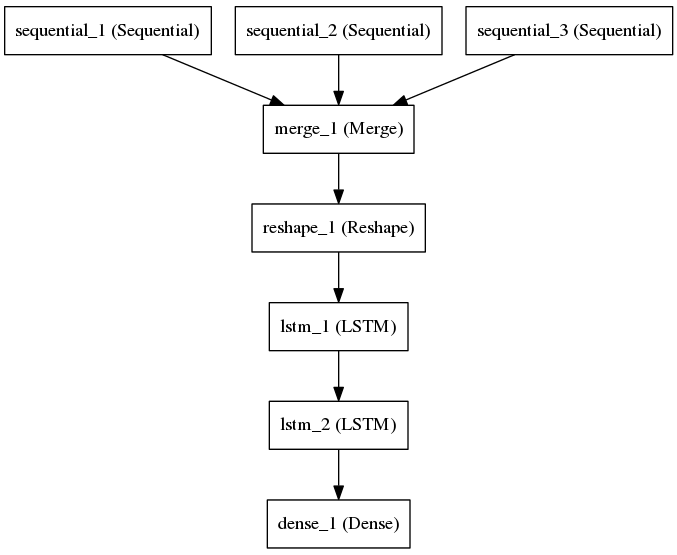

Here is the Python script that generated this plot:
import argparse
import lasagne
import theano
import time
import os
import gc
import h5py
import math
import sys
import pdb
import json
import keras
import itertools

# Add Keras dependencies.
from keras.preprocessing.sequence import pad_sequences
from keras.utils import np_utils

from keras.callbacks import Callback
from keras.callbacks import ModelCheckpoint
from keras.engine.topology import Merge
from keras.layers.convolutional import Convolution1D, Convolution2D
from keras.layers.core import Dense, Activation, Dropout, Permute, Reshape
from keras.layers.noise import GaussianNoise
from keras.layers.pooling import MaxPooling1D
from keras.layers.recurrent import LSTM, GRU
from keras.layers.wrappers import TimeDistributed
from keras.models import Sequential, model_from_json
from keras.regularizers import l2, activity_l2

import pandas as pd
from pandas import Series
import numpy as np
import cPickle as cp
import pandas as pd
from sklearn.utils.class_weight import compute_class_weight

# Cannot plot requires pyGTK

from sliding_window import sliding_window
from data_loader import DataLoader
from batch_generator import BatchGenerator
from sliding_window_generator import SlidingWindowGenerator

# Hardcoded number of sensor channels employed in the OPPORTUNITY challenge
NB_SENSOR_CHANNELS = 148

# Number filters convolutional layers
NUM_FILTERS = 64

# Size filters convolutional layers
FILTER_SIZE = 3

# Number of unit in the long short-term recurrent layers
NUM_UNITS_LSTM = 128

# Name of the file used to cache the data created.
CACHE_DATA_FILE_NAME = 'dclstm_ss3_data_148.h5'

# Global config for settings.
config = {}

def get_confusion_matrix_one_hot(model_results, truth):
  '''
  model_results and truth should be for one-hot format, i.e, have >= 2 columns,
  where truth is 0/1, and max along each row of model_results is model result
  '''
  assert model_results.shape == truth.shape
  num_outputs = truth.shape[1]
  confusion_matrix = np.zeros((num_outputs, num_outputs), dtype=np.int32)
  predictions = np.argmax(model_results,axis=1)
  assert len(predictions)==truth.shape[0]

  for actual_class in range(num_outputs):
    idx_examples_this_class = truth[:,actual_class]==1
    prediction_for_this_class = predictions[idx_examples_this_class]
    for predicted_class in range(num_outputs):
      count = np.sum(prediction_for_this_class==predicted_class)
      confusion_matrix[actual_class, predicted_class] = count
  assert np.sum(confusion_matrix)==len(truth)
  assert np.sum(confusion_matrix)==np.sum(truth)
  return confusion_matrix

def get_stats_conf_matrix(conf):
  precision = np.zeros(conf.shape[0])
  recall, f1_score = np.zeros(conf.shape[0]), np.zeros(conf.shape[0])

  for i in xrange(conf.shape[0]):
    # Adding epsilon to avoid diving by 0 issue.
    # correctly predicted / actual_in_class
    recall[i] = float(conf[i, i])/(np.sum(conf[i,:])+0.001)
    # correctlly predicted / total_predicted_in_class
    precision[i] = float(conf[i, i])/(np.sum(conf[:,i])+0.001)
    f1_score[i] = (2.0*recall[i]*precision[i])/(recall[i] + precision[i])

  wt_precision, wt_recall, wt_f1 = 0, 0, 0
  weights, total_weight = np.sum(conf, 0), np.sum(conf)
  for i in xrange(conf.shape[0]):
    wt_precision += float(weights[i]*precision[i])/total_weight
    wt_recall += float(weights[i]*recall[i])/total_weight
    wt_f1 += float(weights[i]*f1_score[i])/total_weight

  return (precision, recall, f1_score), (wt_precision, wt_recall, wt_f1)

def get_file_stats():
  fdir = '../openface_data/face_gestures/dataseto_text'
  d = {}

  for npfile in os.listdir(fdir):
    if npfile.endswith("_static.mp4.txt.h5"):
      hf = h5py.File(fdir + "/" + npfile,'r')
      a = np.array(hf.get('annotations'))
      f = np.array(hf.get('features'))
      X_file, y_file = process_data(f, a)
      print 'File: {}'.format(npfile)
      total_cnt = 0
      d[npfile] = [0]*NUM_CLASSES
      for i in range(NUM_CLASSES):
        d[npfile][i] = np.sum(y_file == i)

  for (file, gest_counts) in d.iteritems():
    sys.stdout.write('File: {}, Gestures: '.format(file))
    for i in xrange(NUM_CLASSES):
      sys.stdout.write('{} '.format(d[file][i]))
    sys.stdout.write('\n')
  sys.stdout.flush()
  return d

def opp_sliding_window(data_x, data_y, ws, ss):
  data_x = sliding_window(data_x,(ws,data_x.shape[1]),(ss,1))
  data_y = np.asarray([[i[-1]] for i in sliding_window(data_y,ws,ss)])
  return data_x.astype(np.float32), data_y.reshape(len(data_y)).astype(np.uint8)

def reshape_input(X_train, y_train, X_test, y_test):
  """
  Data is reshaped since the input of the network is a 4-D tensor.
  """
  if not config[USE_SIMPLE_LSTM]:
    X_test = X_test.reshape((-1, 1, SLIDING_WINDOW_LENGTH, NB_SENSOR_CHANNELS))
    X_train = X_train.reshape((-1, 1, SLIDING_WINDOW_LENGTH,
      NB_SENSOR_CHANNELS))
  # We also need to reformat y to choose the target symbol.
  # DeepConvLSTM chooses the last time step symbol let's do that
  # y_train = y_train.reshape((-1, SLIDING_WINDOW_LENGTH))
  #y_test = y_test.reshape((-1, SLIDING_WINDOW_LENGTH))
  #y_train = y_train[:, -1]
  #y_test = y_test[:, -1]
  return X_train, y_train, X_test, y_test

def get_lstm_model(X_train, y_train, X_test, y_test):
    """
    Creates a simple LSTM model for the training data
    """
    net = {}
    net['input'] = lasagne.layers.InputLayer((BATCH_SIZE,
      SLIDING_WINDOW_LENGTH, NB_SENSOR_CHANNELS))
    batchsize, seqlen, _ = net['input'].input_var.shape
    net['lstm1'] = lasagne.layers.LSTMLayer(net['input'], NUM_UNITS_LSTM)
    net['dropout'] = lasagne.layers.DropoutLayer(net['lstm1'], 0.3)
    net['shp1'] = lasagne.layers.ReshapeLayer(net['dropout'],
            (-1, NUM_UNITS_LSTM))
    # TODO(Mohit): See what happens when using a softmax layer after dense
    # net['prob'] = lasagne.layers.DenseLayer(net['shp1'], NUM_CLASSES+1,
    # nonlinearity=lasagne.nonlinearities.softmax)

    # lasagne.nonlinearities.linear gives nan
    net['prob'] = lasagne.layers.DenseLayer(net['shp1'], NUM_CLASSES+1,
            nonlinearity=lasagne.nonlinearities.softmax)

    # Tensors reshaped back to the original shape
    net['shp2'] = lasagne.layers.ReshapeLayer(net['prob'],
        (BATCH_SIZE, SLIDING_WINDOW_LENGTH, NUM_CLASSES+1))
    print net['shp2'].output_shape

    # Last sample in the sequence is considered
    net['output'] = lasagne.layers.SliceLayer(net['shp2'], -1, 1)
    print net['output'].output_shape

    return net

def get_model(X_train, y_train, X_test, y_test):
  """
  Creates the network for the model and returns it.
  """
  net = {}
  net['input'] = lasagne.layers.InputLayer((BATCH_SIZE, 1,
      SLIDING_WINDOW_LENGTH, NB_SENSOR_CHANNELS))
  net['conv1/5x1'] = lasagne.layers.Conv2DLayer(net['input'],
      NUM_FILTERS, (FILTER_SIZE, 1))
  net['conv2/5x1'] = lasagne.layers.Conv2DLayer(net['conv1/5x1'],
      NUM_FILTERS, (FILTER_SIZE, 1))
  net['conv3/5x1'] = lasagne.layers.Conv2DLayer(net['conv2/5x1'],
      NUM_FILTERS, (FILTER_SIZE, 1))
  net['conv4/5x1'] = lasagne.layers.Conv2DLayer(net['conv3/5x1'],
      NUM_FILTERS, (FILTER_SIZE, 1))
  net['shuff'] = lasagne.layers.DimshuffleLayer(net['conv4/5x1'], (0, 2, 1, 3))
  net['lstm1'] = lasagne.layers.LSTMLayer(net['shuff'], NUM_UNITS_LSTM)
  net['lstm2'] = lasagne.layers.LSTMLayer(net['lstm1'], NUM_UNITS_LSTM)
  # In order to connect a recurrent layer to a dense layer, it is necessary to
  # flatten the first two dimensions to cause each time step of each sequence
  # to be processed independently (see Lasagne docs for further information)
  net['shp1'] = lasagne.layers.ReshapeLayer(net['lstm2'], (-1, NUM_UNITS_LSTM))
  net['prob'] = lasagne.layers.DenseLayer(net['shp1'], NUM_CLASSES+1,
      nonlinearity=lasagne.nonlinearities.softmax)

  print("shape before reshaping: " + \
      str(lasagne.layers.get_output_shape(net['prob'])))

  # Tensors reshaped back to the original shape
  net['shp2'] = lasagne.layers.ReshapeLayer(net['prob'],
      (BATCH_SIZE, FINAL_SEQUENCE_LENGTH, NUM_CLASSES+1))

  # Last sample in the sequence is considered
  net['output'] = lasagne.layers.SliceLayer(net['shp2'], -1, 1)
  return net


class PrintCheckPointStats(Callback):

  def __init__(self, X_val, y_val):
    super(PrintCheckPointStats, self).__init__()
    self.X = X_val
    self.y = y_val

  def on_epoch_end(self, epoch, logs={}):
    predicted = self.model.predict(self.X, batch_size=700)
    conf = get_confusion_matrix_one_hot(predicted, self.y)

    # Print to the console just for the sake of it
    opt = np.get_printoptions()
    np.set_printoptions(threshold='nan')
    print('===== Confusion matrix =====')
    print(conf)
    np.set_printoptions(**opt)

def get_16_to_1_model():
  num_features = 52
  model = Sequential()
  model.add(TimeDistributed(Convolution1D(128, 3, border_mode='valid'), 
    input_shape=(config['win_len'], 16, num_features)))
  model.add(TimeDistributed(Activation('relu')))
  model.add(TimeDistributed(Convolution1D(128, 3, border_mode='valid')))
  model.add(TimeDistributed(Activation('relu')))
  model.add(TimeDistributed(Convolution1D(128, 3, border_mode='valid')))
  model.add(TimeDistributed(Activation('relu')))
  model.add(TimeDistributed(MaxPooling1D(2)))
  model.add(TimeDistributed(Convolution1D(128, 3, border_mode='valid')))
  model.add(TimeDistributed(Activation('relu')))
  model.add(TimeDistributed(Convolution1D(64, 3, border_mode='valid')))
  model.add(TimeDistributed(Activation('relu')))
  return model

def get_32_to_1_model():
  num_features = 52
  model = Sequential()
  model.add(TimeDistributed(Convolution1D(128, 3, border_mode='valid'), 
    input_shape=(config['win_len'], 32, num_features)))
  model.add(TimeDistributed(Activation('relu')))
  model.add(TimeDistributed(Convolution1D(128, 3, border_mode='valid')))
  model.add(TimeDistributed(MaxPooling1D(2)))
  model.add(TimeDistributed(Convolution1D(256, 3, border_mode='valid')))
  model.add(TimeDistributed(Activation('relu')))
  model.add(TimeDistributed(Convolution1D(256, 3, border_mode='valid')))
  model.add(TimeDistributed(Activation('relu')))
  model.add(TimeDistributed(MaxPooling1D(2)))
  model.add(TimeDistributed(Convolution1D(128, 3, border_mode='valid')))
  model.add(TimeDistributed(Activation('relu')))
  model.add(TimeDistributed(Convolution1D(64, 3, border_mode='valid')))
  model.add(TimeDistributed(Activation('relu')))
  return model

def get_64_to_1_model():
  num_features = 52
  model = Sequential()
  model.add(TimeDistributed(Convolution1D(128, 3, border_mode='valid'), 
    input_shape=(config['win_len'], 64, num_features))) 
  model.add(TimeDistributed(Activation('relu')))
  model.add(TimeDistributed(Convolution1D(128, 3, border_mode='valid')))
  model.add(TimeDistributed(Activation('relu')))
  model.add(TimeDistributed(MaxPooling1D(2)))
  model.add(TimeDistributed(Convolution1D(256, 3, border_mode='valid')))
  model.add(TimeDistributed(Activation('relu')))
  model.add(TimeDistributed(Convolution1D(256, 3, border_mode='valid')))
  model.add(TimeDistributed(Activation('relu')))
  model.add(TimeDistributed(MaxPooling1D(2)))
  model.add(TimeDistributed(Convolution1D(128, 3, border_mode='valid')))
  model.add(TimeDistributed(Activation('relu')))
  model.add(TimeDistributed(Convolution1D(64, 3, border_mode='valid')))
  model.add(TimeDistributed(Activation('relu')))
  model.add(TimeDistributed(MaxPooling1D(2)))
  model.add(TimeDistributed(Convolution1D(64, 4, border_mode='valid')))
  model.add(TimeDistributed(Activation('relu')))
  return model

def get_multi_conv_model():
  model_16_to_1 = get_16_to_1_model()
  model_32_to_1 = get_32_to_1_model()
  model_64_to_1 = get_64_to_1_model()
  print(model_16_to_1.output_shape)
  print(model_32_to_1.output_shape)
  print(model_64_to_1.output_shape)
  merged = Merge([model_16_to_1, model_32_to_1, model_64_to_1], mode='ave')
  final_model = Sequential()
  final_model.add(merged)
  final_model.add(Reshape((config['win_len'], 64)))
  final_model.add(LSTM(64, return_sequences=True))
  final_model.add(LSTM(64))
  final_model.add(Dense(config['num_classify'], W_regularizer=l2(0.01)))
  return final_model

def get_keras_conv_lstm_model():
  """
  Returns a keras model that can be compiled and used to fit some training
  data while cross-validating against cross-validation data.
  """
  model = Sequential()
  in_neurons = NB_SENSOR_CHANNELS
  middle_neurons = 128
  if config[USE_ONE_VS_ALL]:
    out_neurons = 2
  else:
    out_neurons = NUM_CLASSES
  hidden_neurons = 256

  # The first argument is the sliding window length.
  model.add(Convolution1D(512, 3, border_mode='same',
    input_shape=(SLIDING_WINDOW_LENGTH, NB_SENSOR_CHANNELS)))
  model.add(Activation('relu'))
  model.add(MaxPooling1D(2))
  model.add(Convolution1D(256, 3, border_mode='same'))
  model.add(Activation('relu'))
  model.add(MaxPooling1D(2))
  model.add(Convolution1D(128, 3, border_mode='same'))
  model.add(Activation('relu'))
  model.add(MaxPooling1D(2))
  model.add(Flatten())
  # model.add(LSTM(hidden_neurons, dropout_W=0.3, return_sequences=False))
  # model.add(Dropout(.5))
  # model.add(LSTM(hidden_neurons, input_shape=(SLIDING_WINDOW_LENGTH,
  #  in_neurons)))
  model.add(Dense(1024, W_regularizer=l2(0.01)))
  model.add(Dropout(0.3))
  model.add(Dense(out_neurons, W_regularizer=l2(0.01)))
  model.add(Activation("softmax"))
  return model


def get_keras_model():
  """
  Returns a keras model that can be compiled and used to fit some training
  data while cross-validating against cross-validation data.
  """
  model = Sequential()
  in_neurons = 52 
  middle_neurons = 128
  if config[USE_ONE_VS_ALL]:
    out_neurons = 5
  else:
    out_neurons = NUM_CLASSES
    # out_neurons = 5
  hidden_neurons = 128

  model.add(Masking(mask_value=0., input_shape=(SLIDING_WINDOW_LENGTH, in_neurons)))
  model.add(Bidirectional(LSTM(hidden_neurons, dropout_W=0.3, dropout_U=0.3, return_sequences=True)))
  model.add(Bidirectional(LSTM(hidden_neurons, dropout_W=0.5, dropout_U=0.3, return_sequences=True)))
  model.add(Bidirectional(LSTM(hidden_neurons, dropout_W=0.5, dropout_U=0.3, return_sequences=False)))
  # model.add(TimeDistributed(AveragePooling1D(hidden_neurons)))
  #model.add(Dropout(.5))
  #model.add(LSTM(hidden_neurons, input_shape=(SLIDING_WINDOW_LENGTH,
  #  in_neurons)))
  model.add(Dense(middle_neurons, W_regularizer=l2(0.01)))
  model.add(Activation('relu'))
  model.add(Dropout(0.3))
  model.add(Dense(out_neurons, W_regularizer=l2(0.01)))
  model.add(Activation("softmax"))
# model.add(Activation("linear"))
  return model


from theano.compile.nanguardmode import NanGuardMode

def compile_model(net):
  """
  Compile the network using appropriate loss functions and target variables.
  Returns the compiled train function and test function.
  """
  # Prepare Theano variables for inputs and targets
  target_var = T.ivector('targets')
  # target_var = T.vector('targets') # Theano requires an ivector

  # Create a loss expression for training, i.e., a scalar objective we want
  # to minimize (for our multi-class problem, it is the cross-entropy loss):
  prediction = lasagne.layers.get_output(net['output'])
  loss = lasagne.objectives.categorical_crossentropy(prediction, target_var)
  loss = loss.mean()

  # We could add some weight decay as well here, see lasagne.regularization.
  # TODO(Mohit): Add L2/Dropout regularization on all weights.
  # reg_params = lasagne.layers.get_all_params(net['output'],regularizable=True)


  # Create update expressions for training, i.e., how to modify the
  # parameters at each training step. Here, we'll use Stochastic Gradient
  # Descent (SGD) with Nesterov momentum, but Lasagne offers plenty more.
  params = lasagne.layers.get_all_params(net['output'], trainable=True)

  print("Computing updates ...")
  # TODO(Mohit): Use Adagrad maybe?
  updates = lasagne.updates.nesterov_momentum(loss, params,
      learning_rate=0.01, momentum=0.9)

  # Create a loss expression for validation/testing. The crucial difference
  # here is that we do a deterministic forward pass through the network,
  # disabling dropout layers.
  test_prediction = lasagne.layers.get_output(net['output'],
      deterministic=True)
  test_loss = lasagne.objectives.categorical_crossentropy(test_prediction,
      target_var)
  test_loss = test_loss.mean()
  # As a bonus, also create an expression for the classification accuracy:
  test_acc = T.mean(T.eq(T.argmax(test_prediction, axis=1), target_var),
      dtype=theano.config.floatX)

  # Compile a function performing a training step on a mini-batch (by giving
  # the updates dictionary) and returning the corresponding training loss:
  print("Compiling functions ...")
  train_fn = theano.function([net['input'].input_var, target_var],
      [loss, prediction], updates=updates,
      #mode=NanGuardMode(nan_is_error=True, inf_is_error=True, big_is_error=True)
      )

  print('===== DEBUG INFO =====')
  #theano.printing.debugprint(train_fn)
  print('===== END =====')

  # Compile a second function computing the validation loss and accuracy:
  val_fn = theano.function([net['input'].input_var, target_var],
      [test_loss, test_acc, test_prediction])

  return train_fn, val_fn

# ############################# Batch iterator ###############################
# This is just a simple helper function iterating over training data in
# mini-batches of a particular size, optionally in random order. It assumes
# data is available as numpy arrays. For big datasets, you could load numpy
# arrays as memory-mapped files (np.load(..., mmap_mode='r')), or write your
# own custom data iteration function. For small datasets, you can also copy
# them to GPU at once for slightly improved performance. This would involve
# several changes in the main program, though, and is not demonstrated here.
# Notice that this function returns only mini-batches of size `batchsize`.
# If the size of the data is not a multiple of `batchsize`, it will not
# return the last (remaining) mini-batch.

def iterate_minibatches(inputs, targets, batchsize, shuffle=False):
  assert len(inputs) == len(targets)
  if shuffle:
    indices = np.arange(len(inputs))
    np.random.shuffle(indices)
  for start_idx in range(0, len(inputs) - batchsize + 1, batchsize):
    if shuffle:
      excerpt = indices[start_idx:start_idx + batchsize]
    else:
      excerpt = slice(start_idx, start_idx + batchsize)
    yield inputs[excerpt], targets[excerpt]

def count_correct_gestures(pred, target, count_none=False):
  """
  Returns the count of non-zero gestures that were predicted accurately.
  """
  pred_gesture = np.argmax(pred, axis=1)
  # None Gestures which were marked correctly should be removed from calc.
  pred_gesture[pred_gesture==0] = -1
  correct_count = np.sum(pred_gesture == target)
  total_count = np.sum(target != 0)
  return correct_count, total_count

def train_model(X_train, y_train, X_test, y_test, net, train_fn, val_fn):
  use_cached_epoch = config.get(USE_CACHED_EPOCH, False)

  # Finally, launch the training loop.
  train_err_hist, val_err_hist = [], []
  val_acc_hist = []
  loading = 0
  print("Starting training...")
  # We iterate over epochs:
  for epoch in range(NUM_EPOCHS):
    if use_cached_epoch and os.path.isfile('model_ss3.'+str(epoch+1)+'.npz'):
      print("Epoch {} already exists".format(epoch+1))
      f = np.load('model_ss3.'+str(epoch+1)+'.npz')
      param_values = [f['arr_%d' % i] for i in range(len(f.files))]
      lasagne.layers.set_all_param_values(net['output'], param_values)
    else:
      # In each epoch, we do a full pass over the training data:
      train_err = 0
      train_batches = 0
      start_time = time.time()
      for batch in iterate_minibatches(X_train, y_train, BATCH_SIZE,
          shuffle=True):
        inputs, targets = batch
        err, output_pred = train_fn(inputs, targets)
        train_err += err
        train_batches += 1

      train_err_hist.append(train_err)
      print("Epoch {} took {:.3f}s tloss:\t\t{:.6f}".format(
        epoch + 1,
        time.time() - start_time,
        train_err / train_batches))
      # Save training error history to file
      with open('train_hist_convlstm_centered.txt', 'w') as train_hist_file:
        for err in train_err_hist:
          train_hist_file.write('{0:.3f}\n'.format(err))

      #dump the network weights to a file:
      np.savez('model_ss3.'+str(epoch+1)+'.npz',
          *lasagne.layers.get_all_param_values(net['output']))

    # Do a full pass over the validation data:
    # (Mohit) This is not really validation data. We shouldn't be using X_test
    # at all during staging. Implement k-fold validation.
    val_err = 0
    val_acc = 0
    val_batches = 0
    val_correct_gestures = 0
    val_total_gestures = 0
    for batch in iterate_minibatches(X_test, y_test, BATCH_SIZE, shuffle=False):
      inputs, targets = batch
      err, acc, pred = val_fn(inputs, targets)
      correct_gestures, total_gestures = count_correct_gestures(pred, targets)
      val_correct_gestures += correct_gestures
      val_total_gestures += total_gestures
      val_err += err
      val_acc += acc
      val_batches += 1

    # Then we print the results for this epoch:
    print "Epoch {}\tvloss:{:.6f}\tvacc:{:.2f}%\tvgest_acc:{:.2f}%".format(
      epoch + 1, val_err / val_batches, val_acc / val_batches * 100,
      (val_correct_gestures*100.0)/val_total_gestures)
    val_err_hist.append([val_err, val_correct_gestures, val_total_gestures])
    val_acc_hist.append(val_acc)
    # Save training error history to file
    with open('val_hist_convlstm_centered.txt', 'w') as val_hist_file:
      for err in val_err_hist:
        val_hist_file.write('{0:.3f}, {1}, {2}\n'.format(err[0], err[1],
          err[2]))


  return train_err_hist, val_err_hist, val_acc_hist

def test_model(X_test, y_test, net):
  # Compilation of theano functions
  # Obtaining the probability distribution over classes
  test_prediction = lasagne.layers.get_output(net['output'],
      deterministic=True)
  # Returning the predicted output for the given minibatch
  test_fn = theano.function([ net['input'].input_var],
      [T.argmax(test_prediction, axis=1)])

  # Classification of the testing data
  print("Process {0} instances in mini-batches of {1}".format(X_test.shape[0],
    BATCH_SIZE))
  test_pred = np.empty((0))
  test_true = np.empty((0))
  start_time = time.time()
  for batch in iterate_minibatches(X_test, y_test, BATCH_SIZE):
    inputs, targets = batch
    y_pred, = test_fn(inputs)
    test_pred = np.append(test_pred, y_pred, axis=0)
    test_true = np.append(test_true, targets, axis=0)

  pd.DataFrame(test_pred).to_csv("deeplstm_convlstm_centered_ss3.pred.csv")
  pd.DataFrame(test_true).to_csv("deeplstm_convlstm_centered_ss3.tre.csv")

  # Results presentation
  print("||Results||")
  print("\tTook {:.3f}s.".format( time.time() - start_time))
  import sklearn.metrics as metrics
  print("\tTest fscore:\t{:.4f} ".format(metrics.f1_score(test_true, test_pred,
    average='weighted')))

def load_config(args):
  config['num_classify'] = args.num_classify
  config['lr'] = args.learning_rate
  config['fdir'] = args.checkpoints
  config['batch_size'] = args.batch_size
  config['win_len'] = args.win_len
  config['win_step'] = args.win_step
  config['num_epochs'] = args.epochs
  config['use_keras'] = 1
  return config

def plot_graphs(train_err_hist, val_err_hist, val_acc_hist):
  """
  train_err_hist: A list of loss values for the train function.
  val_err_hist: A list of list with loss values, correct gestures and total
  gestures for the validation function.
  val_acc_hist: A list of accuracy on the validation set.
  """
  val_err_arr = np.array(val_err_hist)
  fig, ax = plt.subplots(nrows=2, ncols=1)  # create figure & 1 axis
  plt.subplot(211)
  plt.plot(range(NUM_EPOCHS), train_err_hist, 'b', label='Train loss')
  plt.plot(range(NUM_EPOCHS), val_err_hist[:,0], 'g', label='Test loss')
  plt.xlabel('Epoch')
  plt.ylabel('Loss')
  plt.legend(loc='upper left')

  plt.subplot(212)
  plt.plot(range(NUM_EPOCHS), val_err_hist[:, 1], 'r',
      label='Correct gestures')
  plt.xlabel('Epoch')
  plt.ylabel('Correct gestures [not none]')
  plt.legend(log-'upper left')
  fig.savefig('./Plots/lstm_noisy_data.png')
  plt.close(fig)

def evaluate_model(model, X, y, conf_csv=None, pred_csv=None, y_csv=None):
  '''
  Evaluates a given model on the given X and y. Prints the confusion matrix
  for the predicted responses. Optionall store the confusion matrix, predictions
  and actual outputs in csv files.
  '''
  score = model.evaluate(X, y, batch_size=256, verbose=1)
  print(score)
  print('Eval score: ', score[0], 'accuracy: ', score[1], 'frames: ', len(y))
  predicted = model.predict(X, batch_size=700) 
  conf = get_confusion_matrix_one_hot(predicted, y)
  (prec, recall, f1), (wt_prec, wt_recall, wt_f1) = get_stats_conf_matrix(
      conf)
  print('F1 score: {0:.2f}, precision: {0:.2f}, ' \
      'recall: {0:.2f}'.format(wt_f1, wt_prec, wt_recall))
  print('Individual results')
  print('F1 score ', f1)
  print('Precision ', prec)
  print('Recall ', recall)

  if conf_csv:
    pd.DataFrame(conf).to_csv(conf_csv)
  if pred_csv:
    pd.DataFrame(predicted).to_csv(pred_csv)
  if y_csv:
    pd.DataFrame(y).to_csv(y_csv)

  # Print to the console just for the sake of it
  opt = np.get_printoptions()
  np.set_printoptions(threshold='nan')
  print('\n===== Confusion matrix =====')
  print(conf)
  np.set_printoptions(**opt)
  return score 

def weighted_loss_function(weights):
  '''
  Weighted loss function which gives more weightage to certain classes based
  on certain weights.
  '''
  def f(y_true, y_pred):
    output /= output.sum(axis=-1, keepdims=True)
    # avoid numerical instability with _EPSILON clipping
    output = theano.Tensor.clip(output, _EPSILON, 1.0 - _EPSILON)
    return T.nnet.categorical_crossentropy(output, target)
  return f

def main(fdir, args):
  load_config(args)
  print 'Load config, ', config
  data_loader = DataLoader(config, 11, 52, config['win_len'])
  if config.get('save_custom_batch_load_data', False):
    # pass
    data_loader.save_custom_batch_data()

  sliding_window_loader = SlidingWindowGenerator(
    '../openface_data/train_gesture_by_file.h5',
    args.batch_size,
    11,
    args.num_classify,
    args.win_len,
    args.win_step,
    )
  
  if config['use_keras']:

    # X_train, y_train, X_test, y_test = process_keras_data(X_train, y_train,
    #    X_test, y_test)
    # _, _, X_val, y_val, X_test, y_test =  data_loader.load_data_centered_padded()
    gc.collect()
    # data_loader.save_data(X_train, y_train, X_val, y_val, X_test, y_test)

    # X_train, y_train, X_val, y_val, X_test, y_test = \
    #    load_data_centered_not_padded()

    #train_batch_gen = BatchGenerator('../openface_data/train_gesture_by_file.h5',
    #    BATCH_SIZE, 11, SLIDING_WINDOW_LENGTH, 52, num_classify=5)

    optim = keras.optimizers.Adagrad(lr=config['lr'], clipvalue=10.0)
    model = get_multi_conv_model()
    #print(model.summary())
    model.compile(loss="categorical_crossentropy",
        optimizer='adagrad', # optim,
        metrics=['accuracy'],
        #mode=NanGuardMode(nan_is_error=True, inf_is_error=True)
        )

    batch_history = {'loss': [], 'acc': []}
    val_metrics = {'val_loss': [], 'val_acc': []}
    for e in range(config['num_epochs']):
      print('Epoch {}'.format(e))
      for X_train, y_train in sliding_window_loader.next_batch():
        history = model.fit(X_train, y_train, 
            batch_size=config['batch_size'], nb_epoch=1, verbose=0)

        for k, v in history.history.iteritems():
          if batch_history.get(k, None) != None:
            batch_history[k].append(v)
        
      # Evaluate on validation data after every epoch
      val_score = evaluate_model(model, X_val, y_val)
      val_metrics['val_loss'].append(val_score[0])
      val_metrics['val_acc'].append(val_score[1])

    '''
    non_one_hot_y = np.argmax(y_train, 1)
    class_weights = compute_class_weight('balanced', np.unique(non_one_hot_y),
        non_one_hot_y)
    class_weight_dict = {}
    for i in xrange(np.shape(class_weights)[0]):
      class_weight_dict[i] = class_weights[i]
    print('Class weights in Loss {}'.format(class_weight_dict))

    history = model.fit(X_train, y_train, batch_size=256, nb_epoch=50,
        validation_data=(X_val, y_val), verbose=1,
        class_weight=class_weight_dict,
        callbacks=[PrintCheckPointStats(X_val, y_val),
         ModelCheckpoint('weights.{epoch:02d}-{val_loss:.2f}.hdf5')
         ])
    '''

    # Write history to json
    with open(fdir + '/' + 'keras_lstm_fc.hist.json', 'w') as fp:
      if not len(batch_history):
        json.dump(batch_history, fp, sort_keys=True, indent=4)
      else:
        hist = dict(batch_history, **val_metrics)
        json.dump(hist, fp, sort_keys=True, indent=4)

    json_string = model.to_json()
    open(fdir + '/' + 'keras_lstm_fc.model.json', 'w').write(json_string)
    model.save_weights(fdir + '/' + 'keras_lstm_fc.h5')

    print('====== Validation Data stats ======')
    evaluate_model(model, X_val, y_val,
        conf_csv=fdir + '/' + 'keras_lstm_fc.conf.val.csv',
        pred_csv=fdir + '/' + 'keras_lstm_fc.pred.val.csv',
        y_csv= fdir + '/' + 'keras_lstm_fc.target.val.csv')
    print('====================================')

    print('====== Test Data stats ======')
    evaluate_model(model, X_test, y_test,
        conf_csv=fdir + '/' + 'keras_lstm_fc.conf.test.csv',
        pred_csv=fdir + '/' + 'keras_lstm_fc.pred.test.csv',
        y_csv=fdir + '/' + 'keras_lstm_fc.target.test.csv')
    print('====================================')


  else:
    X_train, y_train, X_test, y_test = get_data(use_cached=use_cached_data)
    assert NB_SENSOR_CHANNELS == X_train.shape[1]

    # Sensor data is segmented using a sliding window mechanism
    X_train, y_train = opp_sliding_window(X_train, y_train,
        SLIDING_WINDOW_LENGTH, SLIDING_WINDOW_STEP)
    X_test, y_test = opp_sliding_window(X_test, y_test,
        SLIDING_WINDOW_LENGTH, SLIDING_WINDOW_STEP)
    print(" ..after sliding window (testing): inputs {0}, " \
          "targets {1}".format(X_test.shape, y_test.shape))
    print(" ..after sliding window (training): inputs {0}, " \
          "targets {1}".format(X_train.shape, y_train.shape))

    X_train, y_train, X_test, y_test = reshape_input(X_train, y_train, X_test,
        y_test)
    print "Final datasets with size: | train {0} | test {1} | " \
      .format(X_train.shape,X_test.shape)
    print 'Create model.'
    net = None
    if config.get(USE_SIMPLE_LSTM, False):
      net = get_lstm_model(X_train, y_train, X_test, y_test)
    else:
      net = get_model(X_train, y_train, X_test, y_test)

    print 'Compile model.'
    train_fn, val_fn = compile_model(net)
    print 'Train model.'
    train_err_hist, val_err_hist, val_acc_hist = train_model(X_train, y_train,
        X_test, y_test, net, train_fn, val_fn)
    print 'Test model.'
    test_model(X_test, y_test, net)

if __name__ == '__main__':
  fdir = '.'
  parser = argparse.ArgumentParser(description='Train conv_lstm.')
  parser.add_argument('--learning_rate', nargs='?', type=str, const=1,
      default='0.001', help='Learning rate')
  parser.add_argument('--checkpoints', nargs='?', type=str, const=1,
      default='cv', help='Directory to store results')
  parser.add_argument('--batch_size', nargs='?', type=int, const=1,
      default=50, help='Batch size')
  parser.add_argument('--win_len', nargs='?', type=int, const=1,
      default=10, help='Window length for each input to the model')
  parser.add_argument('--win_step', nargs='?', type=int, const=1,
      default=1,
      help='Window step to take after each window length has been ' \
          'processed.')
  parser.add_argument('--num_classify', nargs='?', type=int, const=1,
    default=11,
    help='Number of classes to use for classification i.e. multi-class ' \
        'binary')
  parser.add_argument('--epochs', nargs='?', type=int, const=1,
      default=50, help='Number of epochs to run')
  args = parser.parse_args()
  print(args)

  fdir = args.checkpoints
  try: 
    os.makedirs(fdir)
  except OSError:
    if not os.path.isdir(fdir):
      raise()
  main(fdir, args)
